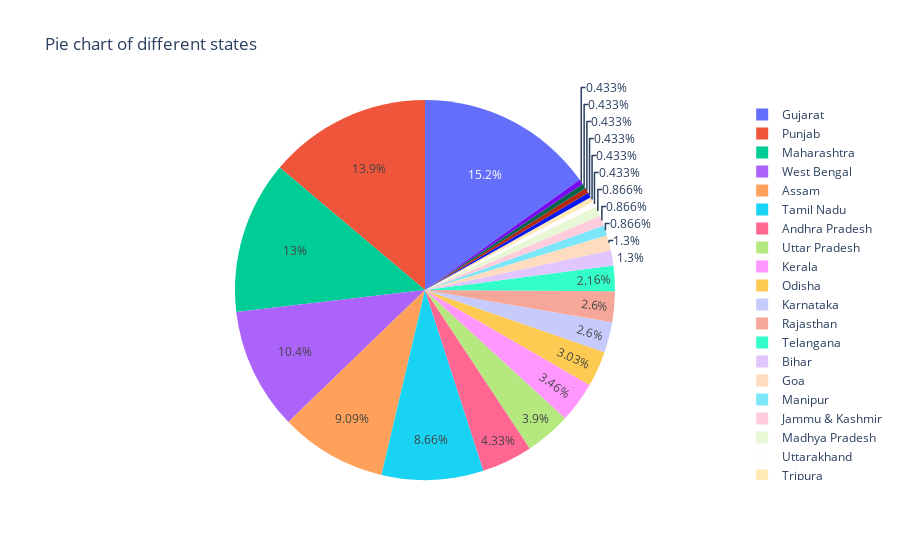

Source (notebook cell):
### Markdown cell above
State

### Code cell
carrier_count = df['state'].value_counts()
sns.set(style="darkgrid")
f, ax = plt.subplots(figsize=(45,12))
sns.barplot(carrier_count.index, carrier_count.values, alpha=0.9)
plt.title('Distribution of States')
plt.ylabel('Number of Occurrences', fontsize=12)
plt.xlabel('States', fontsize=12)
plt.show()
pie_df = df.state.value_counts().reset_index()
pie_df.columns = ['state', 'count']
fig = px.pie(pie_df, values='count', names='state', title='Pie chart of different states')
fig.show()

### Figure 1 — Plotly figure (JSON) as saved in the notebook; plotly's stock layout.template omitted (floating-point values rounded to 4 significant figures)
{"data": [{"domain": {"x": [0, 1], "y": [0, 1]}, "hovertemplate": "state=%{label}<br>count=%{value}<extra></extra>", "labels": ["Gujarat", "Punjab", "Maharashtra", "West Bengal", "Assam", "Tamil Nadu", "Andhra Pradesh", "Uttar Pradesh", "Kerala", "Odisha", "Karnataka", "Rajasthan", "Telangana", "Bihar", "Goa", "Manipur", "Jammu & Kashmir", "Madhya Pradesh", "Uttarakhand", "Tripura", "Nagaland", "NCT of Delhi", "Chhattisgarh", "Haryana"], "legendgroup": "", "name": "", "showlegend": true, "type": "pie", "values": [35, 32, 30, 24, 21, 20, 10, 9, 8, 7, 6, 6, 5, 3, 3, 2, 2, 2, 1, 1, 1, 1, 1, 1]}], "layout": {"legend": {"tracegroupgap": 0}, "title": {"text": "Pie chart of different states"}}}
